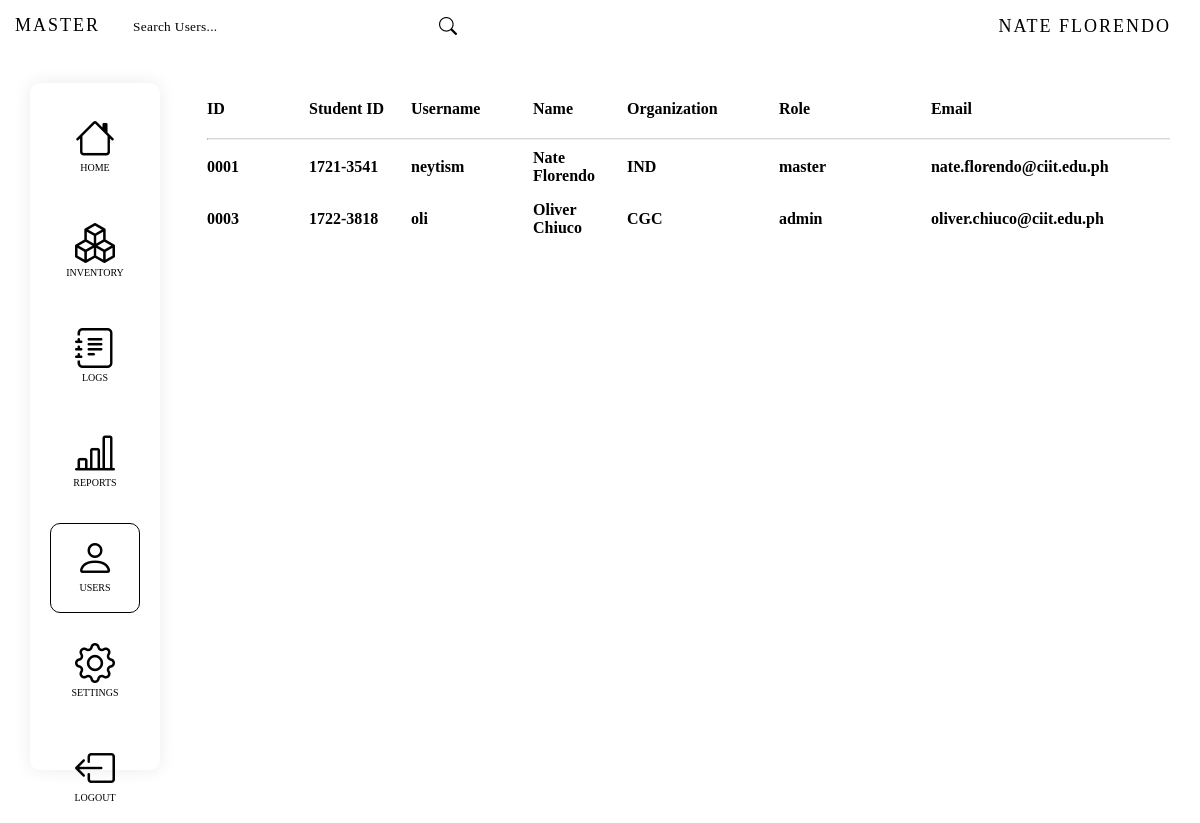
The app's page /pages/users.php (signed in), older data.
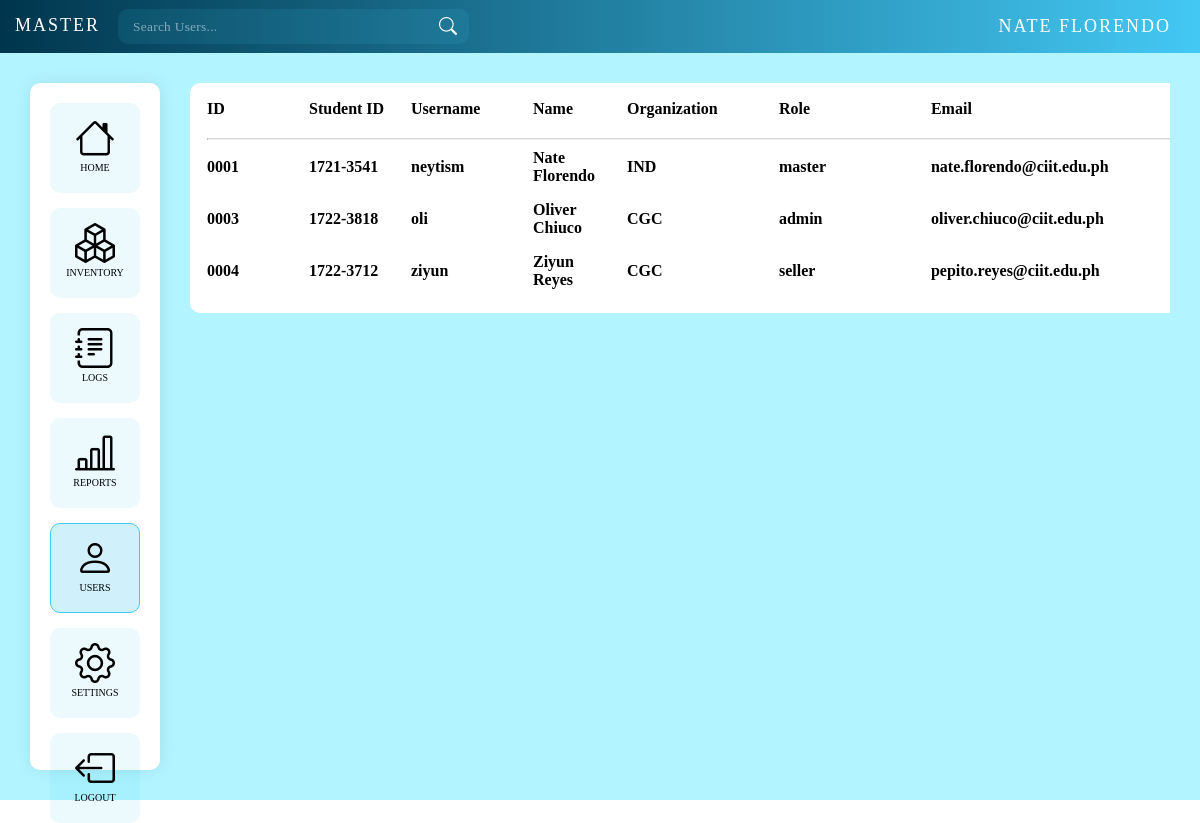
The same page, newer data.
### tables this page shows
CREATE TABLE `users` (
  `id` int(11) NOT NULL,
  `username` varchar(11) NOT NULL,
  `name` varchar(255) NOT NULL,
  `role` enum('master','admin','seller','student') NOT NULL,
  `organization` int(11) DEFAULT NULL,
  `password` varchar(255) NOT NULL,
  `email` varchar(255) NOT NULL,
  `student_number` varchar(50) DEFAULT NULL,
  `status` enum('student','pending','approved','disabled') NOT NULL,
  `use_template` enum('true','false') NOT NULL,
  `use_username` enum('true','false') NOT NULL
);

CREATE TABLE `organizations` (
  `id` int(11) NOT NULL,
  `code` varchar(3) NOT NULL,
  `name` varchar(255) NOT NULL,
  `active` tinyint(1) NOT NULL DEFAULT 1
);

### pages/users.php (the view, shortened to what the changed rows need)
<?php
$servername = "localhost";
$username = "root";
$password = "";
$dbname = "techcommprototype";
$conn = new mysqli($servername, $username, $password, $dbname);
$sql = "SELECT u.username, u.name, u.organization,o.code, o.name AS organization_name FROM users AS u JOIN organizations AS o ON u.organization = o.id WHERE u.id = '$_SESSION[user_id]'";
$result = $conn->query($sql);
while ($row = $result->fetch_assoc()) {
    $name = $row["name"];
    $organization_name = $row["organization_name"];
    $organization_code = $row["code"];
}
function getUserIdFormatted($id, $length) {
    return str_pad($id, $length, '0', STR_PAD_LEFT);
}
function getUserNumberFormatted($number) {
    $firstPart = substr($number, 0, 4);
    $secondPart = substr($number, 4);
    return $firstPart . "-" . $secondPart;
}
if ($_SESSION['role'] == "master") $sql = "SELECT u.*, o.code FROM users AS u JOIN organizations AS o ON u.organization = o.id";
$result = mysqli_query($conn, $sql);
$users = mysqli_fetch_all($result, MYSQLI_ASSOC);
?>
<!DOCTYPE html>
<html lang="en">
<head>
    <link rel="stylesheet" type="text/css" href="../css/style.php">
    <link rel="stylesheet" href="https://cdn.jsdelivr.net/npm/bootstrap-icons@1.9.1/font/bootstrap-icons.css">
</head>
<body>
    <nav class="navbar">
        <div class="nav-left">
            <div class="menu">
            <a href="#"
                    class="logo"><?php if ($organization_name == "Individual") {
                        if($_SESSION['role'] == "master"){
                            echo htmlspecialchars("MASTER");
                        } else{
                            echo htmlspecialchars(strtoupper($name));
                        }
                    } else {
                        if($_SESSION['role'] == "admin"){
                            echo htmlspecialchars("ADMIN: " . strtoupper($organization_code));
                        } else{
                            echo htmlspecialchars(strtoupper($organization_name));
                        }
                    } ?></a>
                <form class="search-bar ">
                    <input id="search" type="text" autocomplete="off" placeholder="Search Users...">
                    <i class="bi bi-search search-empty"></i>
                </form>
            </div>
        </div>
        <div class="nav-right">
            <div class="menu seller">
                <li><a><?php echo htmlspecialchars(strtoupper($name)); ?></a></li>
            </div>
        </div>
    </nav>
    <div class="main-interface with-navbar" >
        <div class="center-panel" style="margin-right: 15px; width: 100%;">
            <div class="center-panel-content" >
                <div class="products-panel unselectable">
                    <table style="background-color: var(--card-color); color: var(--card-text-color) ;border-radius: 10px; width: 100%; text-align: left; padding: 15px; ">
                        <thead >
                            <tr >
                                <th scope="col">ID</th>
                                <th scope="col">Student ID</th>
                                <th scope="col">Username</th>
                                <th scope="col">Name</th>
                                <th scope="col">Organization</th>
                                <th scope="col">Role</th>
                                <th scope="col">Email</th>
                            </tr>
                        </thead>
                        <tbody >
                            <?php
                            foreach ($users as $user) {
                                ?>
                                <tr class="log-row" style="height: 50px;">
                                    <th class="id" style="width:100px ; min-width: 100px; max-width: 100px; word-wrap:break-word;"><?php echo htmlspecialchars(getUserIdFormatted($user['id'],4)); ?></th>
                                    <th class="student-id" style="width:100px ; min-width: 100px; max-width: 100px; word-wrap:break-word;"><?php echo htmlspecialchars(getUserNumberFormatted($user['student_number'])); ?></th>
                                    <th class="username" style="width: 120px ; min-width: 120px; max-width: 120px;"><?php echo htmlspecialchars($user['username']); ?></th>
                                    <th class="name" style="padding-right: 30px;"><?php echo htmlspecialchars($user['name']); ?></th>
                                    <th class="organization" style="width: 150px ; min-width: 150px; max-width: 150px;"><?php echo htmlspecialchars($user['code']); ?></th>
                                    <th class="role" style="width: 150px ; min-width: 150px; max-width: 150px;"><?php echo htmlspecialchars($user['role']); ?></th>
                                    <th class="email" style="width: 300px ; min-width: 300px; max-width: 300px;"><?php echo htmlspecialchars($user['email']); ?></th>
                                </tr>
                            <?php } ?>
                        </tbody>
                    </table>
                </div>
            </div>
        </div>
    </div>
</body>
</html>

Row changes from the older to the newer data that the page shows:
added users: id "0004", student_number "1722-3712", username "ziyun", name "Ziyun Reyes", organization.code "CGC", role "seller", email "pepito.reyes@ciit.edu.ph"
